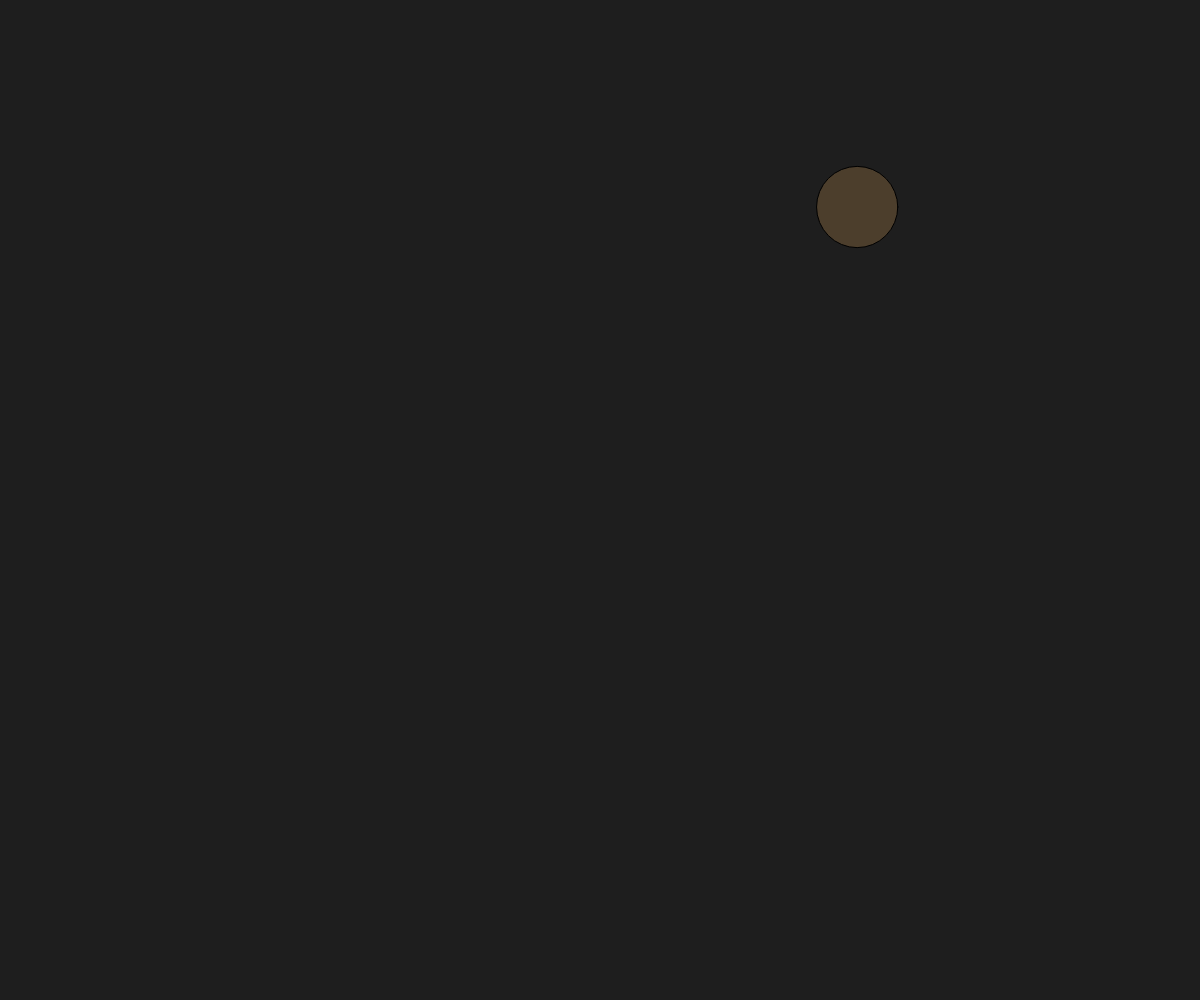
Frame 1 (no input)
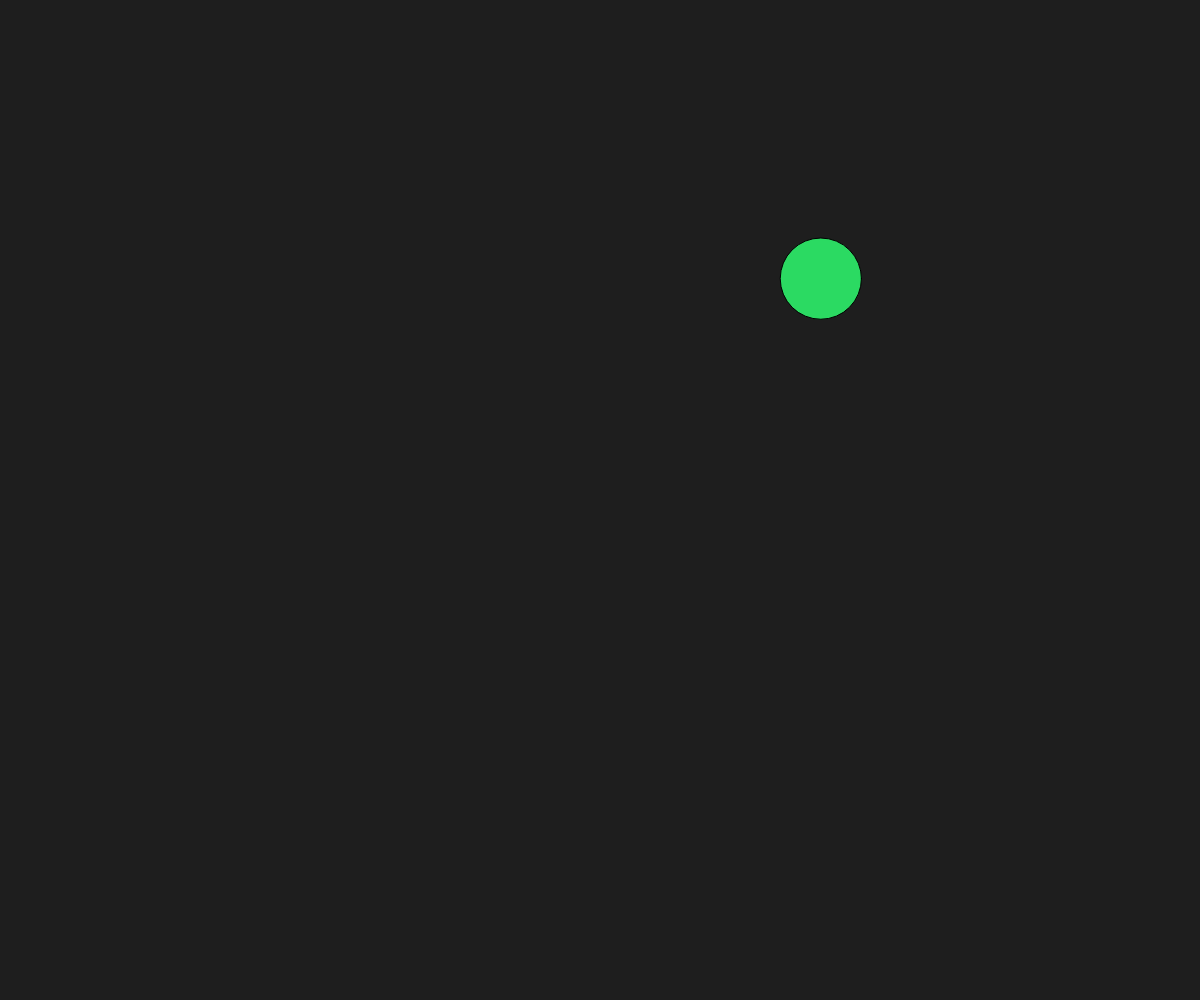
Frame 60 (no input)
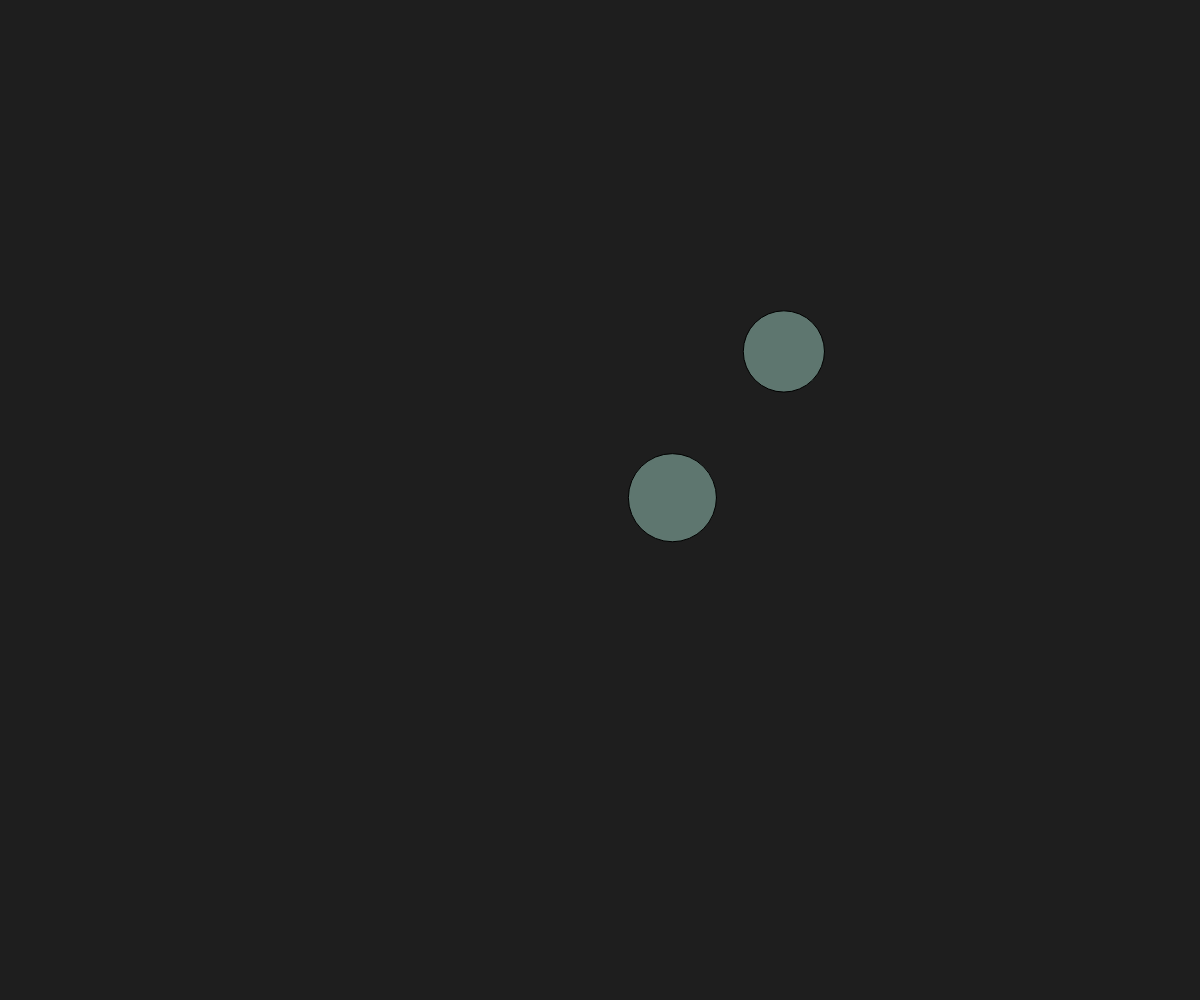
Frame 120 (the mouse pressed at the canvas centre since frame 60)

The p5.js sketch that drew these frames (run headless with seeded random() and noise() and a simulated clock; from frame 60 on, the mouse is pressed at the canvas centre):

// p5.js sketch
// ── sketch.js
// Project Title
// Your Name
// Date
//
// Extra for Experts:
// - describe what you did to take this project "above and beyond"
let ballsArray=[];
function setup() {
  createCanvas(windowWidth, windowHeight);
  createBall();
}
function draw() {
  let r = random(0,255);
  let g = random (0,255);
  let b = random (0,255)
  background(30);
  fill(r,g,b);
  for (let i=0; i<ballsArray.length;i++){
    circle(ballsArray[i].x, ballsArray[i].y, ballsArray[i].diameter);
    ballsArray[i].x+=ballsArray[i].dx;
    ballsArray[i].y+=ballsArray[i].dy;
  }

}
function createBall(){
 let newBall={
    x:random(width),
    y:random(height),
    diameter:random(25,100),
    dx:random(-2,2),
    dy:random(-2,2),
 };
 ballsArray.push(newBall);
}
function mousePressed(){

  createBall();
  ballsArray[ballsArray.length-1].x=mouseX
  ballsArray[ballsArray.length-1].y=mouseY
}
